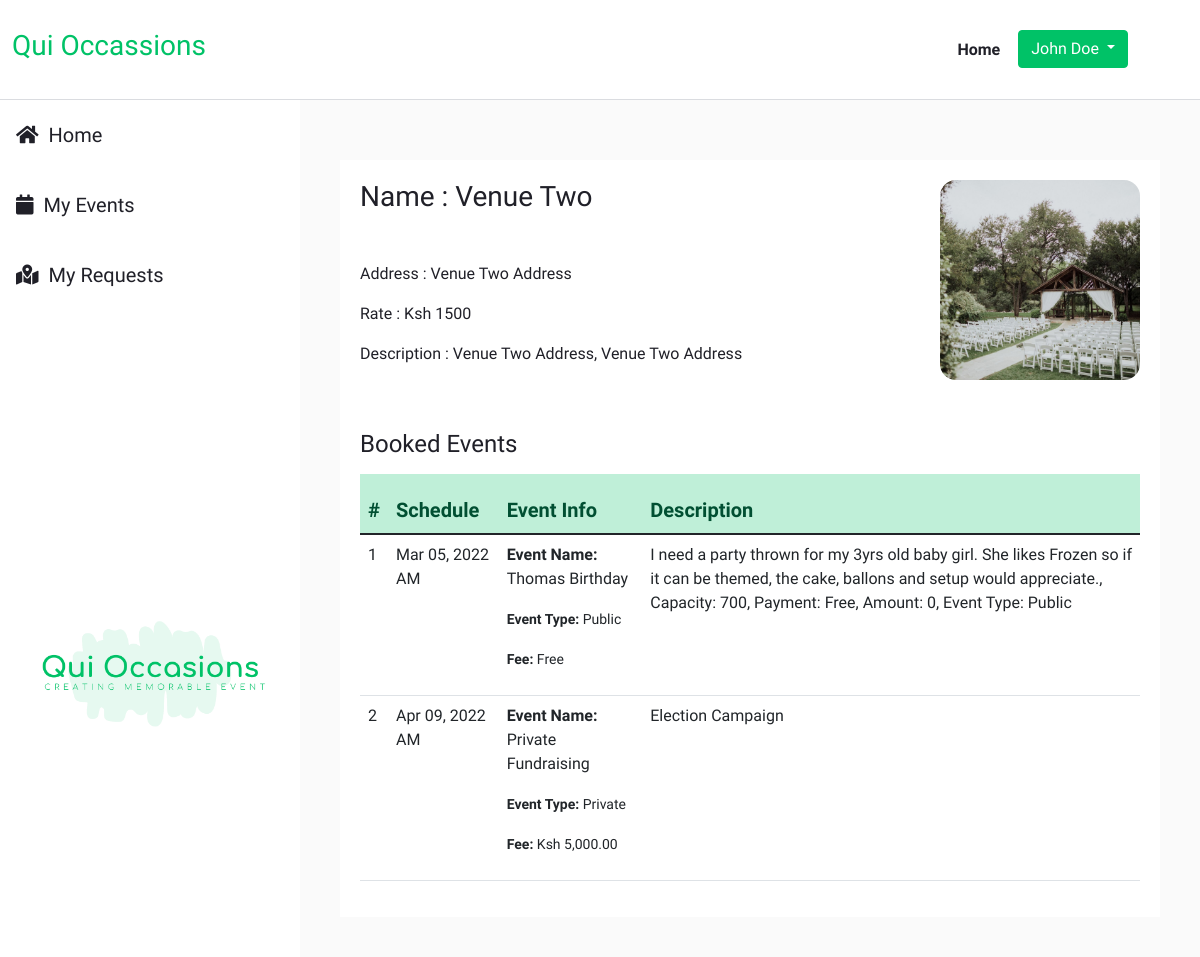
Page /dash/index.php?page=venue&id=6 (signed in) on the committed database.
### tables this page shows
CREATE TABLE `venues` (
  `id` int(11) NOT NULL AUTO_INCREMENT,
  `name` varchar(100) NOT NULL,
  `address` varchar(50) NOT NULL,
  `description` varchar(200) NOT NULL,
  `rate` int(11) NOT NULL,
  `image` varchar(255) NOT NULL,
  `created_at` datetime DEFAULT CURRENT_TIMESTAMP,
  PRIMARY KEY (`id`)
);

CREATE TABLE `events` (
  `id` int(30) NOT NULL AUTO_INCREMENT,
  `venue_id` int(30) NOT NULL,
  `name` text NOT NULL,
  `description` text NOT NULL,
  `schedule` varchar(100) NOT NULL,
  `type` tinyint(1) NOT NULL DEFAULT '1' COMMENT '1=Public, 2-Private',
  `audience_capacity` int(30) NOT NULL,
  `free_capacity` int(30) NOT NULL,
  `payment_type` tinyint(1) NOT NULL DEFAULT '1' COMMENT '1=Free,payable',
  `amount` double NOT NULL DEFAULT '0',
  `banner` text NOT NULL,
  `created_at` datetime DEFAULT CURRENT_TIMESTAMP,
  `completed` tinyint(1) DEFAULT '0' COMMENT '0=Not Completed,1=Completed',
  `user_id` int(11) DEFAULT NULL,
  PRIMARY KEY (`id`)
);

### dash/venue.php (the view, shortened to what this page needs)
<?php
require_once "../scripts/db_conn.php";
$name = $address = $description = $rate = $image = "";
if(isset($_GET["id"]) && !empty(trim($_GET["id"]))) {
    $sql = "SELECT * FROM venues WHERE id = ?";
    if($stmt = $mysqli->prepare($sql)){
        $stmt->bind_param("i", $param_id);
        if($stmt->execute()){
            $result = $stmt->get_result();
            if($result->num_rows == 1){
                $row = $result->fetch_array(MYSQLI_ASSOC);
                $name = $row["name"];
                $address = $row["address"];
                $rate = $row["rate"];
                $description = $row['description'];
                $image = $row['image'];
            } else{
                $main_err = "Oops! URL doesn't contain valid id.";
                exit();
            }
        } else{
            $main_err = "Oops! Something went wrong. Please try again later.";
        }
    }
}
?>
<div>
    <div class="table-wrapper">
       <div class="d-flex justify-content-between">
            <div>
                <h3> Name : <?php echo ucwords($name); ?> </h3>
                <p class='mt-5'> Address : <?php echo ucwords($address); ?> </p>
                <p> Rate : Ksh <?php echo $rate; ?> </p>
                <p> Description : <?php echo $description; ?> </p>
            </div>
            <div>
                <div style="width:200px;height:200px;">
                    <img style="object-fit: cover;width:100%;height:100%;border-radius:16px;" src='/assets/img/uploads/<?php echo $image?>' alt='Venue Image' />
                </div>
            </div>
       </div>
       <div class="mt-5">
           <h4>Booked Events</h4>
           <div class="table-list mt-3">
            <?php
            require_once "../scripts/db_conn.php";
            $venue_id = $_GET['id'];
            $sql = "SELECT events.* FROM events INNER JOIN venues ON events.venue_id=venues.id WHERE venue_id=$venue_id ORDER BY events.id DESC";
            $count = 1;
            if($result = $mysqli->query($sql)){
                if($result->num_rows > 0){
                    echo '<table class="table">';
                        echo "<thead>";
                            echo "<tr>";
                                echo "<th>#</th>";
                                echo "<th>Schedule</th>";
                                echo "<th>Event Info</th>";
                                echo "<th>Description</th>";
                            echo "</tr>";
                        echo "</thead>";
                        echo "<tbody>";
                        while($row = $result->fetch_array()){
                            echo "<tr>";
                                echo "<td>" . $count++ . "</td>";
                                echo "<td>" . date("M d, Y A",strtotime($row['schedule'])) . "</td>";
                                echo "<td>" .
                                    "<p><b>Event Name: </b>" . $row['name'] . "</p>" .
                                    "<p><small><b>Event Type: </b>" . ($row['type'] == 1 ? 'Private' : 'Public') . "</small></p>" .
                                    "<p><small><b>Fee: </b> ". ($row['payment_type']  == 1 ? 'Free' : 'Ksh '.number_format($row['amount'],2)) ." </small></p>" .
                                "</td>";
                                echo "<td>" . $row['description'] . "</td>";
                            echo "</tr>";
                        }
                        echo "</tbody>";
                    echo "</table>";
                } else{
                    echo '<div class="alert alert-danger"><em>No events linked to this venue.</em><br><br><a href="/dash/index.php?page=manage_events" class="table-link"><span><i class="fas fa-plus"></i></span> Schedule an Event</a></div>';
                }
            } else{
                echo '<div class="alert alert-danger"><em>Oops! Something went wrong. Please try again later.</em></div>';
            }
            ?>
        </div>
       </div>
    </div>
</div>

### assets/css/main.css (style rules this page uses)
:root { --primary: #00c267; --primary-lightest: #e6f9f0; --primary-lighter: #bfefd8; --primary-darker: #014f32; --onyx-light: #36363d; --onyx: #202028; --onyx-lightest: #636368; --onyx-lighter: #4c4c53; --black: #22292f; --aux: #ef7f4d; --aux-lighter: #ef7f4d54; }
html, body { scroll-behavior: smooth; }
body { font-family: 'Comfortaa', cursive; color: var(--onyx); margin: 0; padding: 0; box-sizing: content-box; background: #ffffff; }

### assets/css/dash.css (style rules this page uses)
.table-wrapper { margin-top: 20px; background: #ffffff; padding: 20px; position: relative; }
.table-wrapper .table-header .table-subtitle, .table-wrapper .table-list table th { font-weight: 700; }
.table-wrapper .table-list table thead { background: var(--primary-lighter); color: var(--primary-darker); font-size: 20px; position: sticky; top: 0; z-index: 1; }
.table-wrapper .table-list table tr { height: 60px; }

### rows in the picture
venues: name "Venue Two", address "Venue Two Address", rate "1500", description "Venue Two Address, Venue Two Address", image (picture)
events: schedule "Mar 05, 2022 AM", name "Thomas Birthday", type "Public", payment_type "Free", description "I need a party thrown for my 3yrs old baby girl. She likes Frozen so if it can be themed, the cake, ballons and setup would appreciate., Capacity: 700, Payment: Free, Amount: 0, Event Type: Public"
events: schedule "Apr 09, 2022 AM", name "Private Fundraising", type "Private", amount "5,000.00", description "Election Campaign"

### other values in the picture
$_SESSION["full_name"] "John Doe"
